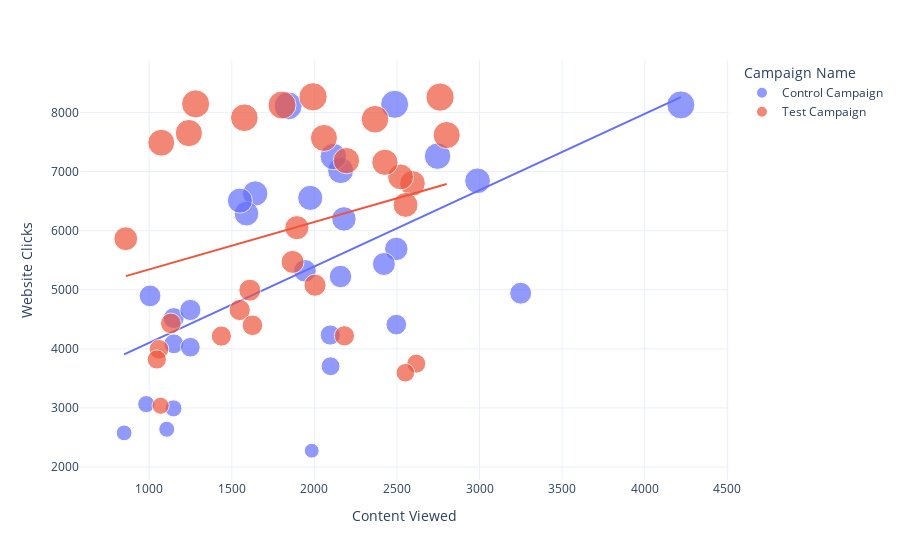

Source (notebook cell):
### Code cell
figure = px.scatter(data_frame = ab_data, 
                    x="Content Viewed",
                    y="Website Clicks", 
                    size="Website Clicks", 
                    color= "Campaign Name",
                    trendline='ols')
figure.show()

### Figure 1 — Plotly figure (JSON) as saved in the notebook; plotly's stock layout.template omitted (floating-point values rounded to 4 significant figures)
{"data": [{"hovertemplate": "Campaign Name=Control Campaign<br>Content Viewed=%{x}<br>Website Clicks=%{marker.size}<extra></extra>", "legendgroup": "Control Campaign", "marker": {"color": "#636efa", "size": [7016, 2277, 8137, 2993, 6554, 4521, 4896, 5224, 6628, 7253, 3706, 8110, 2578, 5691, 6843, 4410, 4085, 4234, 5435, 4941, 6287, 8127, 6508, 4658, 3065, 5320, 4028, 2640, 7260, 6198], "sizemode": "area", "sizeref": 20.66, "symbol": "circle"}, "mode": "markers", "name": "Control Campaign", "orientation": "v", "showlegend": true, "type": "scatter", "x": [2159, 1984, 2486, 1147, 1975, 1149, 1005, 2158, 1642, 2115, 2098, 1841, 848, 2496, 2988, 2496, 1149, 2096, 2421, 3249, 1589, 4219, 1549, 1249, 982, 1943, 1249, 1106, 2746, 2179], "xaxis": "x", "y": [7016, 2277, 8137, 2993, 6554, 4521, 4896, 5224, 6628, 7253, 3706, 8110, 2578, 5691, 6843, 4410, 4085, 4234, 5435, 4941, 6287, 8127, 6508, 4658, 3065, 5320, 4028, 2640, 7260, 6198], "yaxis": "y"}, {"hovertemplate": "<b>OLS trendline</b><br>Website Clicks = 1.29125 * Content Viewed + 2810.87<br>R<sup>2</sup>=0.326398<br><br>Campaign Name=Control Campaign<br>Content Viewed=%{x}<br>Website Clicks=%{y} <b>(trend)</b><extra></extra>", "legendgroup": "Control Campaign", "marker": {"color": "#636efa", "symbol": "circle"}, "mode": "lines", "name": "Control Campaign", "showlegend": false, "type": "scatter", "x": [848, 982, 1005, 1106, 1147, 1149, 1149, 1249, 1249, 1549, 1589, 1642, 1841, 1943, 1975, 1984, 2096, 2098, 2115, 2158, 2159, 2179, 2421, 2486, 2496, 2496, 2746, 2988, 3249, 4219], "xaxis": "x", "y": [3906.0, 4079.0, 4109.0, 4239.0, 4292.0, 4295.0, 4295.0, 4424.0, 4424.0, 4811.0, 4863.0, 4931.0, 5188.0, 5320.0, 5361.0, 5373.0, 5517.0, 5520.0, 5542.0, 5597.0, 5599.0, 5625.0, 5937.0, 6021.0, 6034.0, 6034.0, 6357.0, 6669.0, 7006.0, 8259.0], "yaxis": "y"}, {"hovertemplate": "Campaign Name=Test Campaign<br>Content Viewed=%{x}<br>Website Clicks=%{marker.size}<extra></extra>", "legendgroup": "Test Campaign", "marker": {"color": "#EF553B", "size": [3038, 8125, 3750, 8264, 7568, 3993, 4993, 6800, 7910, 6909, 7617, 4657, 6050, 5471, 4431, 5077, 7156, 3596, 3820, 6435, 8144, 7651, 7885, 4399, 4216, 5863, 7488, 4221, 7184, 8259], "sizemode": "area", "sizeref": 20.66, "symbol": "circle"}, "mode": "markers", "name": "Test Campaign", "orientation": "v", "showlegend": true, "type": "scatter", "x": [1069, 1804, 2617, 1992, 2058, 1059, 1609, 2594, 1576, 2522, 2801, 1548, 1894, 1868, 1131, 2004, 2427, 2551, 1046, 2552, 1281, 1240, 2367, 1625, 1437, 858, 1073, 2182, 2194, 2761], "xaxis": "x", "y": [3038, 8125, 3750, 8264, 7568, 3993, 4993, 6800, 7910, 6909, 7617, 4657, 6050, 5471, 4431, 5077, 7156, 3596, 3820, 6435, 8144, 7651, 7885, 4399, 4216, 5863, 7488, 4221, 7184, 8259], "yaxis": "y"}, {"hovertemplate": "<b>OLS trendline</b><br>Website Clicks = 0.801598 * Content Viewed + 4542.96<br>R<sup>2</sup>=0.078623<br><br>Campaign Name=Test Campaign<br>Content Viewed=%{x}<br>Website Clicks=%{y} <b>(trend)</b><extra></extra>", "legendgroup": "Test Campaign", "marker": {"color": "#EF553B", "symbol": "circle"}, "mode": "lines", "name": "Test Campaign", "showlegend": false, "type": "scatter", "x": [858, 1046, 1059, 1069, 1073, 1131, 1240, 1281, 1437, 1548, 1576, 1609, 1625, 1804, 1868, 1894, 1992, 2004, 2058, 2182, 2194, 2367, 2427, 2522, 2551, 2552, 2594, 2617, 2761, 2801], "xaxis": "x", "y": [5231.0, 5381.0, 5392.0, 5400.0, 5403.0, 5450.0, 5537.0, 5570.0, 5695.0, 5784.0, 5806.0, 5833.0, 5846.0, 5989.0, 6040.0, 6061.0, 6140.0, 6149.0, 6193.0, 6292.0, 6302.0, 6440.0, 6488.0, 6565.0, 6588.0, 6589.0, 6622.0, 6641.0, 6756.0, 6788.0], "yaxis": "y"}], "layout": {"legend": {"itemsizing": "constant", "title": {"text": "Campaign Name"}, "tracegroupgap": 0}, "margin": {"t": 60}, "xaxis": {"anchor": "y", "domain": [0, 1], "title": {"text": "Content Viewed"}}, "yaxis": {"anchor": "x", "domain": [0, 1], "title": {"text": "Website Clicks"}}}}
